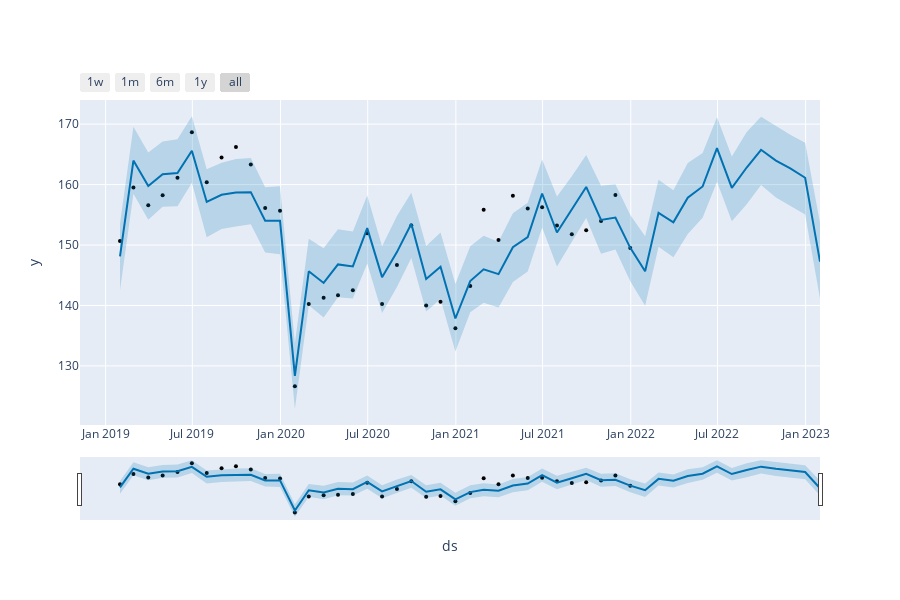

Write notebook code for a chart like this one.
### Code cell
plot_plotly(m1, predictions1)
